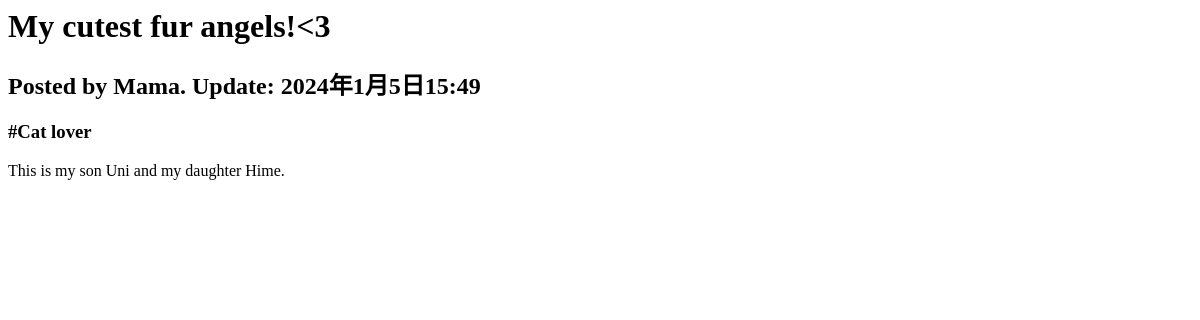
Page /blogapp/post/1 on the earlier database version.
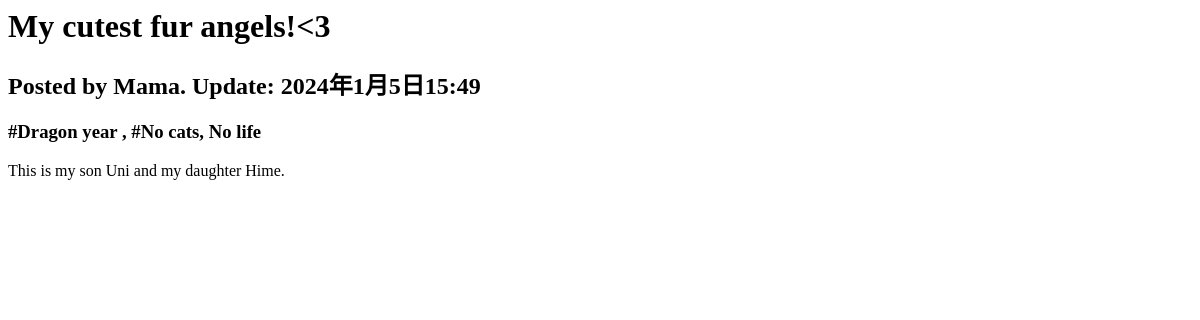
Same page on the later database version.
### blogapp/models.py (models this page shows, shortened)
class Post(models.Model):
    title = models.CharField(max_length=100)
    body = models.TextField()
    update_date = models.DateTimeField("Last update", default=timezone.now)
    tags = models.ManyToManyField("Tag", blank=True, related_name="tags_on_post")
    author = models.ForeignKey(Author, on_delete=models.CASCADE)

class Author(models.Model):
    name = models.CharField(max_length=100)
    def __str__(self):
        return self.name

class Tag(models.Model):
     tag_name = models.CharField(max_length=100)
     posts = models.ManyToManyField(Post, blank=True, related_name="posts_under_tag")

### blogapp/views.py (the view)
# urls.py: path("post/<int:pk>", views.PostDetailView.as_view(), name="post_detail"),
class PostDetailView(generic.DetailView):
    model = Post
    template_name = "blogapp/detail.html"

### blogapp/templates/blogapp/detail.html
<body>
    <h1>{{ post.title }}</h1>
    <h2>Posted by {{ post.author }}. Update: {{ post.update_date }}</h2>
    {% if post.tags.all %}
        <h3>
            {% for tag in post.tags.all %}
                #{{ tag.tag_name }}
                {% if not forloop.last %}, {% endif %}
            {% endfor %}
        </h3>
    {% endif %}
    <p>{{ post.body }}</p>
</body>

Differences in the rows shown:
no longer on this page (row unchanged): Tag: tag_name "Cat lover"
now on this page (row edited): Tag: tag_name "Dragon year"
added Tag: tag_name "No cats, No life"
